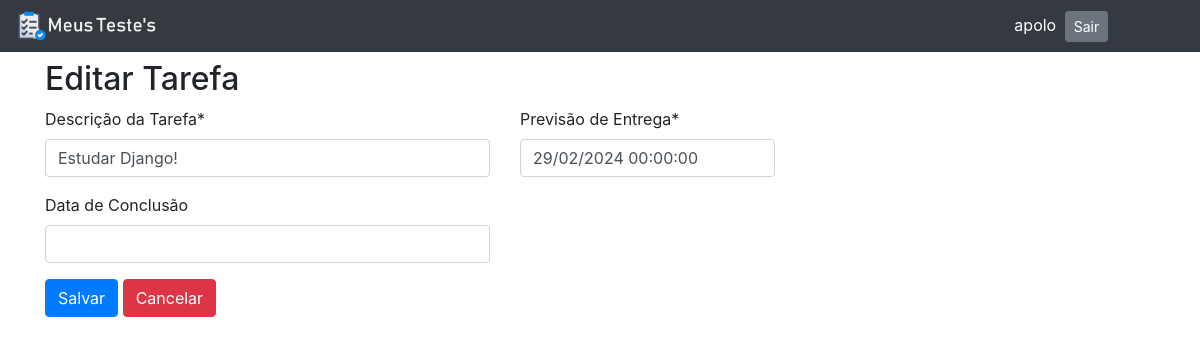
The page /update/65/ (signed in) on the database as committed earlier.
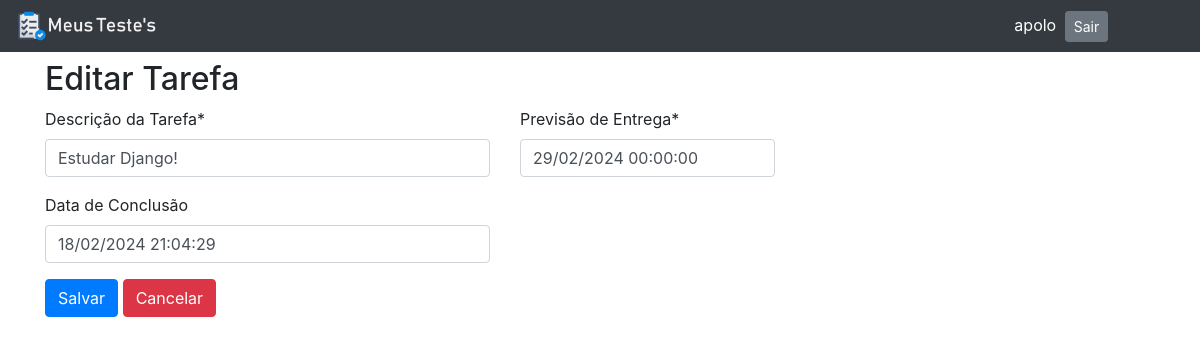
The same page on the database as committed later.
### tasks/models.py (models this page shows, shortened)
class Task(models.Model):
    usuario = models.ForeignKey(User, on_delete=models.PROTECT, blank=True)
    text_description=models.CharField(max_length=100)
    date_register=models.DateTimeField(auto_now_add=True)
    date_delivery=models.DateTimeField()
    date_complete=models.DateTimeField(null=True, blank=True)
    class Meta:
        ordering = ['date_delivery']

### tasks/views.py (the view)
# urls.py: path('update/<int:pk>/', views.Update.as_view(), name='Update'),
class Update(LoginRequiredMixin, generic.UpdateView):
    model=models.Task
    form_class=forms.FormTask
    context_object_name='form'
    template_name='tasks/update.html'
    success_url=reverse_lazy('tasks:Index')

### tasks/forms.py (shortened to what this page needs)
class FormTask(forms.ModelForm):
    class Meta:
        model=models.Task
        fields='__all__'
        labels={
            'text_description': 'Descrição da Tarefa',
            'date_delivery':'Previsão de Entrega',
            'date_complete': 'Data de Conclusão'
        }
    def __init__(self, *args, **kwargs):
        super().__init__(*args, **kwargs)
        self.helper = FormHelper()
        self.helper.layout = Layout(
            Row(
                Column('text_description', css_class='form-group col-md-5 mb-0'),
                Column('date_delivery', css_class='form-group col-md-3 mb-0'),
            ),
            Row(
                Column('date_complete', css_class='form-group col-md-5 mb-0'),
            ),
            Submit('submit', 'Salvar'),
            HTML('<a href="{% url "tasks:Index" %}" class="btn btn-danger">Cancelar</a>')
        )

### templates/tasks/update.html (shortened to what this page needs)
{% extends 'base.html' %}
{% load crispy_forms_tags %}
{% block h2 %}Editar Tarefa{% endblock %}
{% block main %}
    <form method="POST">
        {% crispy form %}
    </form>
{% endblock %}

Rows that differ between the two databases and show on the page:
changed Task "Estudar Django!": date_complete (not shown) → "18/02/2024 21:04:29"
